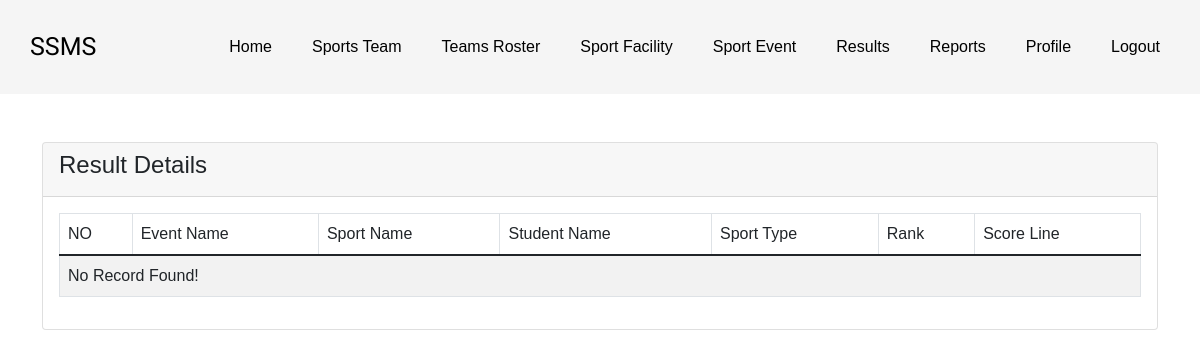
The page /coach/coach_result.php on the database as committed earlier.
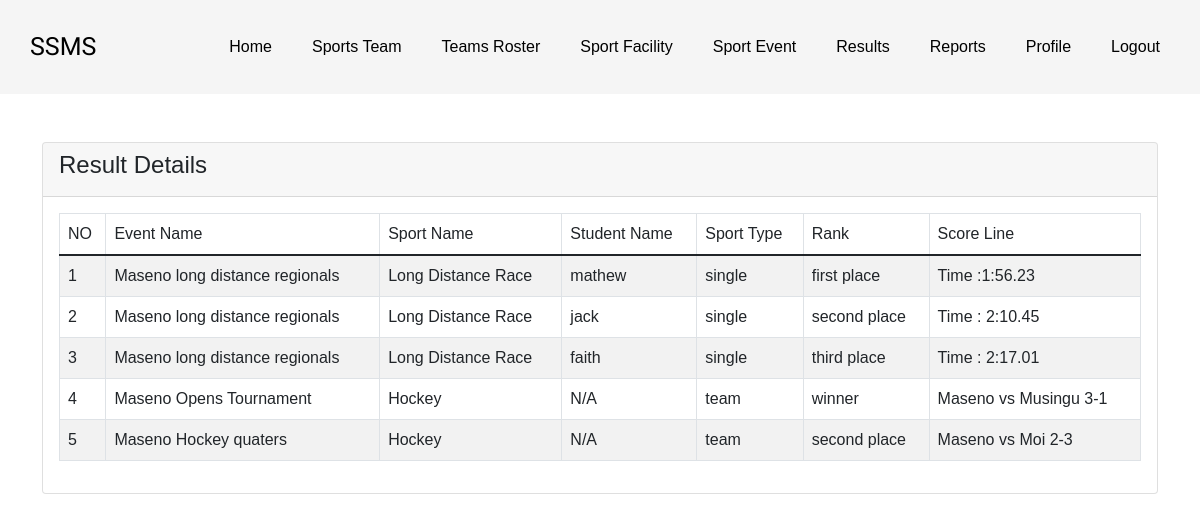
The same page on the database as committed later.
### tables this page shows
CREATE TABLE `results` (
  `id` int(11) NOT NULL,
  `event_id` int(11) NOT NULL,
  `sport_id` int(11) NOT NULL,
  `student_id` int(11) DEFAULT NULL,
  `sport_type` enum('single','double','team') NOT NULL,
  `rank` enum('winner','first place','second place','third place','participated') NOT NULL,
  `score_line` varchar(255) DEFAULT NULL
);

CREATE TABLE `events` (
  `id` int(11) NOT NULL,
  `event_name` varchar(255) NOT NULL,
  `facility_name` int(11) DEFAULT NULL,
  `facility_type` enum('indoor','outdoor') NOT NULL,
  `description` text DEFAULT NULL,
  `start_date` date NOT NULL,
  `end_date` date NOT NULL,
  `event_time` time NOT NULL
);

CREATE TABLE `sports` (
  `id` int(11) NOT NULL,
  `sport_name` varchar(255) NOT NULL,
  `sport_type` enum('single','double','team') NOT NULL,
  `game_type` enum('per_meter','per_quarter','per_half','per_inning','per_set','per_period','per_round') NOT NULL,
  `number_of_players` int(11) NOT NULL,
  `facility_type` enum('indoor','outdoor') NOT NULL
);

CREATE TABLE `users` (
  `id` int(11) NOT NULL,
  `username` varchar(30) NOT NULL,
  `pwd` varchar(255) NOT NULL,
  `email` varchar(100) NOT NULL,
  `created_at` datetime NOT NULL DEFAULT curtime(),
  `role` varchar(50) NOT NULL DEFAULT 'student',
  `age` int(11) DEFAULT NULL,
  `gender` varchar(10) DEFAULT NULL,
  `phone_number` varchar(20) DEFAULT NULL
);

### coach/coach_result.php (the view, shortened to what this page needs)
<?php
require '../includes/dbh.inc.php';
?>
<!doctype html>
<html lang="en">
<head>
    <link href="https://cdn.jsdelivr.net/npm/bootstrap@5.1.3/dist/css/bootstrap.min.css" rel="stylesheet">
</head>
<?php include('../includes/coach_header.inc.php'); ?>
<body>
<div class="container mt-5">
    <div class="row">
        <div class="col-md-12">
            <div class="card">
                <div class="card-header">
                <h4 class="d-flex justify-content-between align-items-center">
                <span>Result Details</span>
                </h4>
                </div>
                <div class="card-body table-responsive">
                    <table class="table table-bordered table-striped">
                        <thead>
                        <tr>
                            <th>NO</th>
                            <th>Event Name</th>
                            <th>Sport Name</th>
                            <th>Student Name</th>
                            <th>Sport Type</th>
                            <th>Rank</th>
                            <th>Score Line</th>
                        </tr>
                        </thead>
                        <tbody>
                        <?php
                        $query = "SELECT r.id, e.event_name, s.sport_name, u.username AS student_name, r.sport_type, r.rank, r.score_line
                        FROM results r
                        JOIN events e ON r.event_id = e.id
                        JOIN sports s ON r.sport_id = s.id
                        LEFT JOIN teams t ON r.student_id = t.student_id
                        LEFT JOIN users u ON t.student_id = u.id";
                        $query_run = $pdo->query($query);
                        if ($query_run->rowCount() > 0) {
                            $count = 0;
                            foreach ($query_run as $result) {
                                $count++;
                                ?>
                                <tr>
                                    <td><?= $count; ?></td>
                                    <td><?= $result['event_name']; ?></td>
                                    <td><?= $result['sport_name']; ?></td>
                                    <td><?= $result['student_name'] ?? 'N/A'; ?></td>
                                    <td><?= $result['sport_type']; ?></td>
                                    <td><?= $result['rank']; ?></td>
                                    <td><?= $result['score_line']; ?></td>
                                </tr>
                                <?php
                            }
                        } else {
                            echo "<tr><td colspan='7'>No Record Found!</td></tr>";
                        }
                        ?>
                        </tbody>
                    </table>
                </div>
            </div>
        </div>
    </div>
</div>
</body>
</html>

Rows that differ between the two databases and show on the page:
added results: event.event_name "Maseno long distance regionals", sport.sport_name "Long Distance Race", users.username "mathew", sport_type "single", rank "first place", score_line "Time :1:56.23"
added results: event.event_name "Maseno long distance regionals", sport.sport_name "Long Distance Race", users.username "jack", sport_type "single", rank "second place", score_line "Time : 2:10.45"
added results: event.event_name "Maseno long distance regionals", sport.sport_name "Long Distance Race", users.username "faith", sport_type "single", rank "third place", score_line "Time : 2:17.01"
added results: event.event_name "Maseno Opens Tournament", sport.sport_name "Hockey", student_name "N/A", sport_type "team", rank "winner", score_line "Maseno vs Musingu 3-1"
added results: event.event_name "Maseno Hockey quaters", sport.sport_name "Hockey", student_name "N/A", sport_type "team", rank "second place", score_line "Maseno vs Moi 2-3"
Other text that changed with them:
text no longer shown: "No Record Found!"
